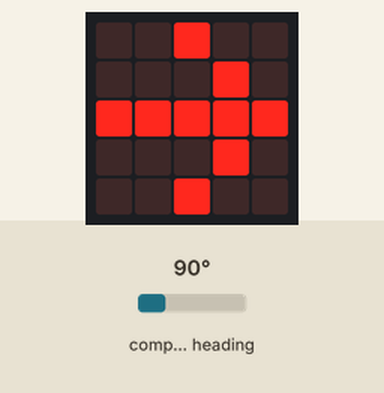
Simulated run of this program. Board: BBC micro:bit (MakeCode). On the bench: the board's 5×5 LED display. The test bench sets the inputs (shaded band); at power-on: compass heading 90°. The compass is already calibrated.

Above: at 1.5 s.
1.6 s: compass heading set to 180°
At 2.9 s:
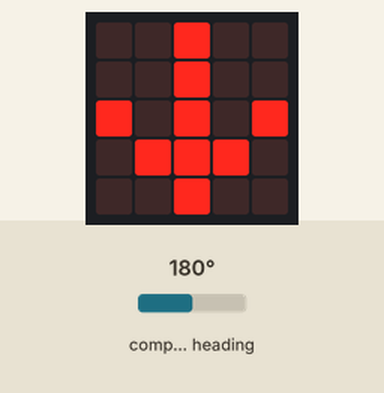
At 3.3 s:
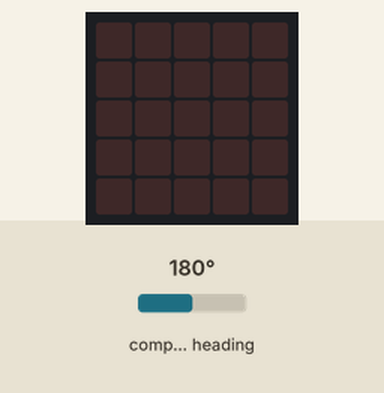
4.6 s: compass heading set to 140°
6.6 s: compass heading set to 135°
8.6 s: compass heading set to 90°
At 9.8 s:
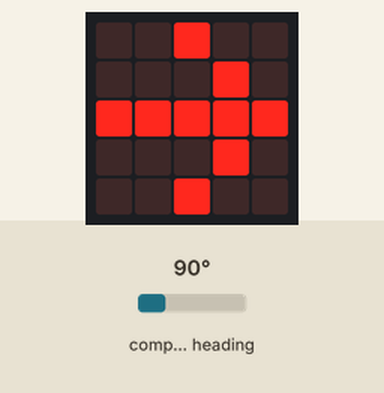
Timing chart, 0 to 11.6 s (numbered marks = the images above; inputs shaded):
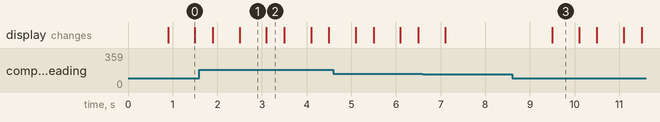

The program:

main.ts
```typescript
let kompas = 0
input.calibrateCompass()
basic.forever(function () {
    if (kompas > 45 && kompas < 135) {
        basic.showArrow(ArrowNames.East)
    } else {
        basic.showLeds(`
            . . . . .
            . . . . .
            . . . . .
            . . . . .
            . . . . .
            `)
    }
})
basic.forever(function () {
    kompas = input.compassHeading()
})
basic.forever(function () {
    if (kompas > 135 && kompas < 225) {
        basic.showArrow(ArrowNames.South)
    } else {
        basic.showLeds(`
            . . . . .
            . . . . .
            . . . . .
            . . . . .
            . . . . .
            `)
    }
})
```

test.ts
```typescript
// tests gaan hier; deze zal niet worden gecompileerd wanneer dit pakket wordt gebruikt als extensie.
```

Measured:
- after the input at 1.6 s, the display: first differs from a run without the input after 0.90 s (image 1)
- after the input at 8.6 s, the display: changes after 0.90 s (image 3)
- what the display in image 0 shows lasts 0.6 s, from 0.9 s to 1.5 s
- what the display in image 2 shows lasts 0.4 s, from 3.1 s to 3.5 s
